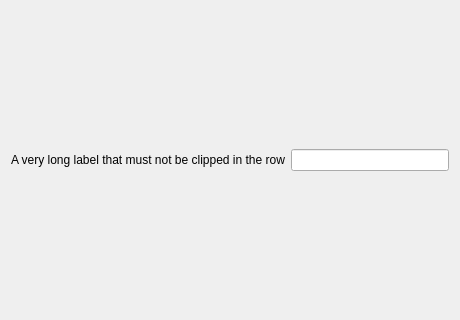
<?xml version="1.0" encoding="UTF-8"?>
<ui version="4.0"><class>Dialog</class><widget class="QDialog" name="Dialog"><property name="geometry"><rect><x>0</x><y>0</y><width>460</width><height>320</height></rect></property><property name="windowTitle"><string>#004 hbox/89_long_text</string></property><layout class="QVBoxLayout" name="verticalLayout"><property name="leftMargin"><number>11</number></property><property name="topMargin"><number>11</number></property><property name="rightMargin"><number>11</number></property><property name="bottomMargin"><number>11</number></property><property name="spacing"><number>6</number></property><item><layout class="QHBoxLayout" name="row"><property name="leftMargin"><number>0</number></property><property name="topMargin"><number>0</number></property><property name="rightMargin"><number>0</number></property><property name="bottomMargin"><number>0</number></property><property name="spacing"><number>6</number></property><item><widget class="QLabel" name="label_1"><property name="text"><string>A very long label that must not be clipped in the row</string></property></widget></item><item><widget class="QLineEdit" name="lineEdit_1"></widget></item></layout></item></layout></widget></ui>
